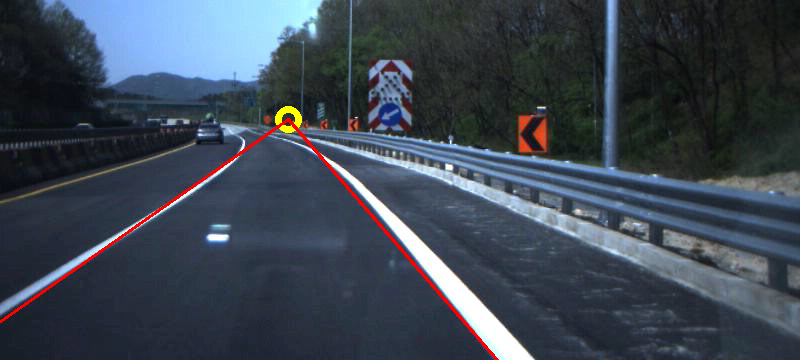
#> input picture images/Right_0.bmp, 800 x 360 px; its folder holds only this picture in this run
$ python -i main2.py   (imports and definitions only)   (older library calls are emulated)
#> lines starting #> are read from the running program, lines starting #| are printed output that depends on the picture; after the words box and inside, x2 and y2 are one past the last pixel; in counts of white or black regions, pixels touching at a corner belong together
'''import cv2
import numpy as np
import matplotlib.image as mpimg
import glob
import re


def sobel(image):
    # 3 channel RGB image
    gray = cv2.cvtColor(image, cv2.COLOR_RGB2GRAY)
    # Reduce Noise & Smoothen
    blur = cv2.GaussianBlur(gray,(5, 5), 0)

    # Sobel Edge Detection
    #sobelx = cv2.Sobel(src=blur, ddepth=cv2.CV_64F, dx=1, dy=0, ksize=5) # Sobel Edge Detection on the X axis
    #sobely = cv2.Sobel(src=blur, ddepth=cv2.CV_64F, dx=0, dy=1, ksize=5) # Sobel Edge Detection on the Y axis
    sobelxy = cv2.Sobel(src=blur, ddepth=cv2.CV_64F, dx=1, dy=1, ksize=5) # Combined X and Y Sobel Edge Detection

    cv2.imshow('Sobel X Y using Sobel() function', sobelxy)
    cv2.waitKey(0)


    return sobelxy


def processArea(image):
    polygons = np.array([[(0, image.shape[0]),(0, image.shape[0]-100), (290, 320), (340, 320), (image.shape[1]-150, image.shape[0])]])
    # polygons = np.array([[(0, image.shape[0]), (250, 290), (180, 320), (image.shape[1], image.shape[0])]]) #for 1
    mask = np.zeros_like(image)
    cv2.fillPoly(mask, polygons, 255)
    masked_image = cv2.bitwise_and(image, mask)
    cv2.imshow('Processed image', masked_image)
    cv2.waitKey(0)
    return masked_image


def detectLanes(img):
    sobel_image = sobel(img)
    cropped_image = processArea(sobel_image)

    #lines = cv2.HoughLinesP(cropped_image, 2, np.pi/180, 100, np.array([]), minLineLength=40, maxLineGap=10)

    return cropped_image


path_to_video = glob.glob('TestVideo_2/*.bmp')

for i,image_path in enumerate(path_to_video):
    print(image_path)
    image = mpimg.imread(image_path)
    img = np.copy(image)
    result = detectLanes(img)
    #mpimg.imsave('Output3/'+image_path[12:-4]+'_out.jpg', result)'''


import cv2
import numpy as np
import matplotlib.image as mpimg
import glob
import re


def slopeAveraging(image, lines):
    left_fit = []
    right_fit = []
    for line in lines:
        x1, y1, x2, y2 = line.reshape(4)
        parameters = np.polyfit((x1, x2), (y1, y2), 1)
        slope = parameters[0]
        intercept = parameters[1]
        # print(slope)
        if slope < 0:
            # if(slope>-0.9 and slope > -0.6)
            left_fit.append((slope, intercept))
        else:
            right_fit.append((slope, intercept))


    left_fit_average = np.average(left_fit, axis=0)
    right_fit_average = np.average(right_fit, axis=0)

    left_line = makeCoordinates(image, left_fit_average)
    right_line = makeCoordinates(image, right_fit_average)
    # print(left_fit)
    # print(left_fit_average)
    return np.array([left_line, right_line])


def makeCoordinates(image, line_parameters):
    slope, intercept = line_parameters
    y1 = image.shape[0]
    y2 = int(y1*(3/5))
    x1 = int((y1 - intercept)/slope)
    x2 = int((y2 - intercept)/slope)
    return np.array([x1, y1, x2, y2])


# [7 lines left out: function canny, not called in this run]

def sobelEdgeDetection(image):
    gray = cv2.cvtColor(image, cv2.COLOR_RGB2GRAY)
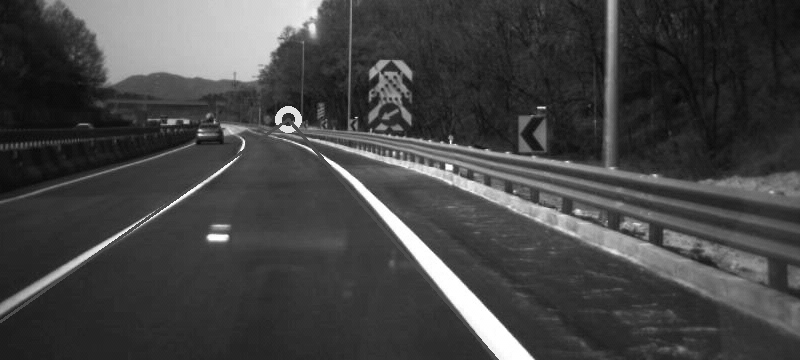
#> gray: shape (360, 800); min 6, max 255, mean 68.4
    # Reduce Noise & Smoothen
    blur = cv2.GaussianBlur(gray,(5, 5), 0)
    #canny = cv2.Canny(blur, 50, 150)
    sobelxy = cv2.Sobel(src=blur, ddepth=cv2.CV_64F, dx=1, dy=1, ksize=5) # Combined X and Y Sobel Edge Detection
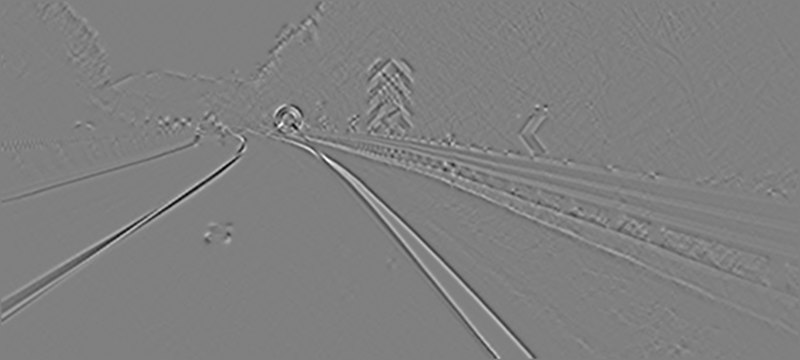
#> sobelxy: shape (360, 800) float64; min -1303, max 1291, mean 0; drawn with min black and max white

    return sobelxy

# [27 lines left out: functions lineIntersection, generateLines, not called in this run]

def processArea(image):
    polygons = np.array([[(0, image.shape[0]),(0, image.shape[0]-100), (290, 320), (340, 320), (image.shape[1]-150, image.shape[0])]])
    # polygons = np.array([[(0, image.shape[0]), (250, 290), (180, 320), (image.shape[1], image.shape[0])]]) #for 1
    mask = np.zeros_like(image)
    cv2.fillPoly(mask, polygons, 255)
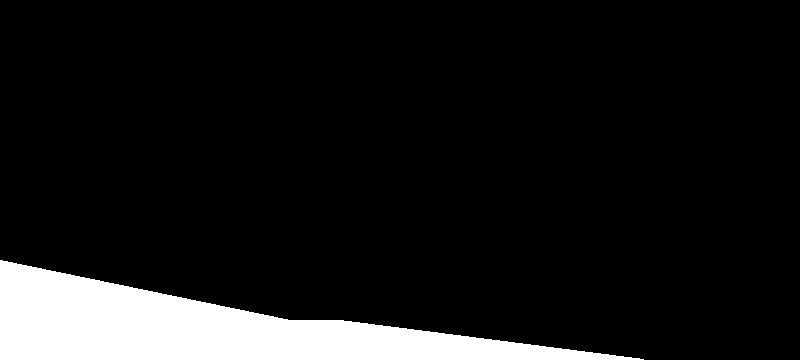
#> mask: shape (360, 800) float64; 9.9% white; 1 white region, box (x1, y1, x2, y2) and area: (0, 260, 644, 360) 28562
    masked_image = cv2.bitwise_and(image, mask)
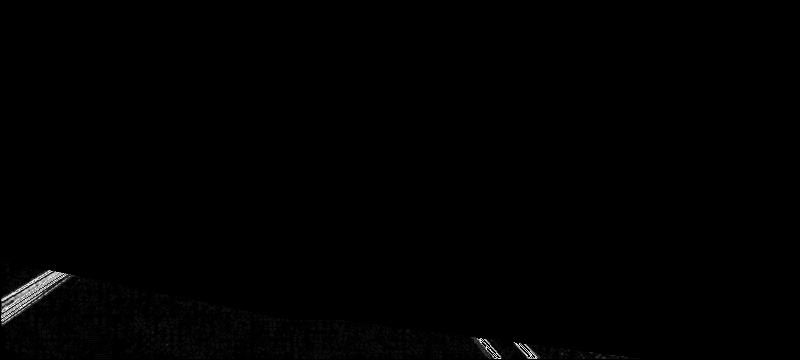
#> masked_image: shape (360, 800) float64; min 0, max 255, mean 1.2
    return masked_image


def hough_transform(img):
    pixels = np.array(img)
    height, width = pixels.shape
    diag_len = int(np.sqrt(height**2 + width**2))
    hough_space = np.zeros((2*diag_len, 180), dtype = np.uint64)
    thetas = np.deg2rad(np.arange(-90,90))
    for y in range (height):
        for x in range (width):
            if pixels[y, x]>128:
                for theta_index, theta in enumerate(thetas):
                    rho = int(x*np.cos(theta) + y * np.sin(theta)) + diag_len
                    hough_space[rho, theta_index] += 1

    return hough_space, thetas, diag_len

def find_lines (hough_space, thetas, diag_len, threshold = 100):
    peaks = np.where(hough_space >threshold)
    lines = []
    for i in range(len(peaks[0])):
        rho = peaks[0][i] - diag_len
        theta = thetas[peaks[1][i]]
        a = np.cos(theta)
        b = np.sin(theta)
        x0 = a*rho
        y0 = b*rho
        x1 = int(x0 + 1000 * (-b))
        y1 = int(y0 + 1000 * (a))
        x2 = int(x0 - 1000 * (-b))
        y2 = int(y0 - 1000 * (a))
        #lines.append(((x1,y1), (x2,y2)))
        lines.append(np.array([(x1, y1), (x2, y2)]))  # Convert to NumPy array
    return lines

def detectLanes(img, threshold = 100):
    sobel = sobelEdgeDetection(img)
    cropped_Image = processArea(sobel)
    edges = cv2.convertScaleAbs(cropped_Image,alpha=1, beta=0)
    thresh,edges =  cv2.threshold(edges,50,255,cv2.THRESH_BINARY + cv2.THRESH_OTSU)
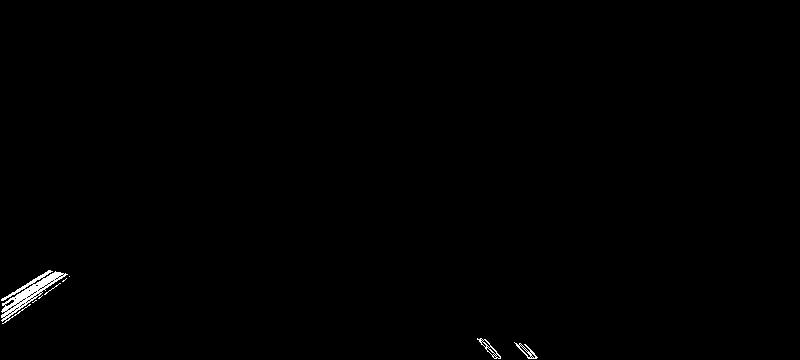
#> edges: shape (360, 800); 0.42% white; 8 white regions (4 under 20 px), largest, box (x1, y1, x2, y2) and area: (1, 270, 68, 324) 958, (514, 342, 538, 359) 107, (477, 338, 501, 359) 106, (44, 283, 61, 295) 20
#> thresh = 64
    edges = cv2.dilate(edges,(3,3))
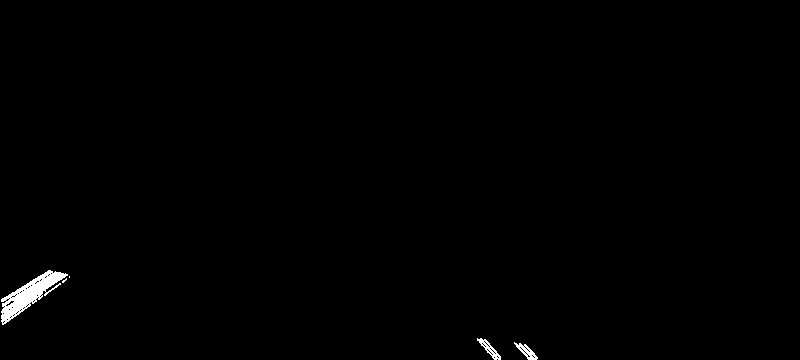
#> edges: shape (360, 800); 0.57% white; 5 white regions (2 under 20 px), largest, box (x1, y1, x2, y2) and area: (1, 270, 68, 325) 1281, (477, 338, 501, 360) 170, (514, 342, 538, 360) 164
    #cv2.imshow('Sobel X', edges)
    #cv2.waitKey(0)

    #lines = cv2.HoughLinesP(edges, 1, np.pi/180, 100, np.array([]), minLineLength=60, maxLineGap=10)
    hough_space, thetas, diag_len = hough_transform(edges)
#> after the loop in hough_transform, `for y in range (height):`:
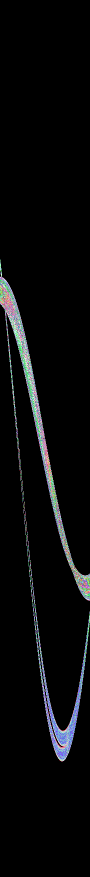
#> hough_space: shape (1754, 180) uint64 (shown at 1/2 size); 87 distinct labels, from 0 to 101; one colour per label, 0 black
#> thetas = 180 values from -1.57 to 1.55; diag_len = 877
    lines = find_lines(hough_space, thetas, diag_len, threshold=100)
#> in find_lines, `peaks = np.where(hough_space >threshold)`: peaks = ([1108], [135])
#> the loop in find_lines, `for i in range(len(peaks[0])):` made 1 pass
#> (rho, theta, a, b, x0, y0, x1, y1) on pass 1: (231, 0.785, 0.707, 0.707, 163.3, 163.3, -543, 870)
#> after the loop in find_lines, `for i in range(len(peaks[0])):`: lines = [[[-543, 870], [870, -543]]]
#> lines = [[[-543, 870], [870, -543]]]
    filteredLines = slopeAveraging(img, lines)
#> the loop in slopeAveraging, `for line in lines:` made 1 pass
#> (x1, y1, x2, y2, slope, intercept) on pass 1: (-543, 870, 870, -543, -1, 327)
#> after the loop in slopeAveraging, `for line in lines:`: left_fit = [(-1, 327)]; right_fit = []
#> in slopeAveraging, `left_fit_average = np.average(left_fit, axis=0)`: left_fit_average = [-1, 327]
#> in slopeAveraging, `right_fit_average = np.average(right_fit, axis=0)`: right_fit_average = nan
#> in makeCoordinates, `slope, intercept = line_parameters`: slope = -1; intercept = 327
#> in makeCoordinates, `x1 = int((y1 - intercept)/slope)`: x1 = -33
#> in makeCoordinates, `x2 = int((y2 - intercept)/slope)`: x2 = 110
#> in slopeAveraging, `left_line = makeCoordinates(image, left_fit_average)`: left_line = [-33, 360, 110, 216]
    twoLanes = generateLines(img, filteredLines)
    # combine the line image and the color image
    finalImg = cv2.addWeighted(img, 0.8, twoLanes, 1, 1)
    return finalImg


# [24 lines left out: function videoOut, not called in this run]


paths = glob.glob('TestVideo_1/*.bmp')

# [8 lines not run here, left out]

>>> import cv2
>>> picture = cv2.cvtColor(cv2.imread('images/Right_0.bmp'), cv2.COLOR_BGR2RGB)
#> (the run stopped early here; a loop or call above may not have finished)

$ run again, on images/Right_1.bmp
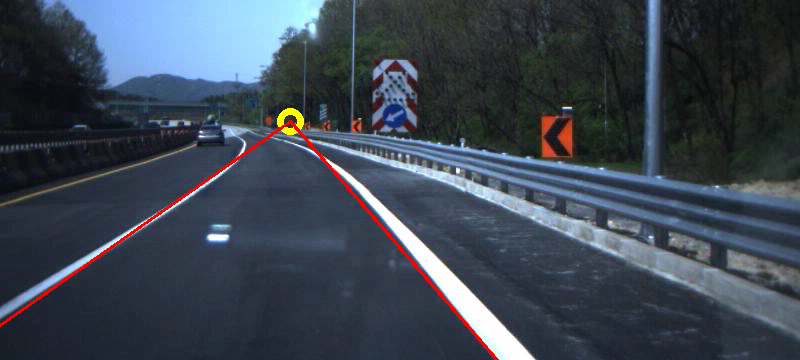
#> input picture images/Right_1.bmp, 800 x 360 px
#> mask: shape (360, 800) float64; 9.9% white; 1 white region, box (x1, y1, x2, y2) and area: (0, 260, 644, 360) 28562
#> in detectLanes, `thresh,edges =  cv2.threshold(edges,50,255,cv2.THRESH_BINARY + cv2.THR..`:
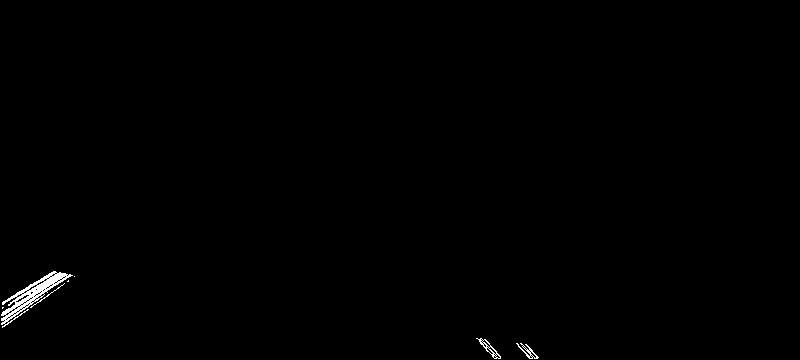
#> edges: shape (360, 800); 0.44% white in thin lines or dots, all inside (x1, y1, x2, y2) = (1, 271, 539, 359)
#> thresh = 64
#> after the loop in hough_transform, `for y in range (height):`:
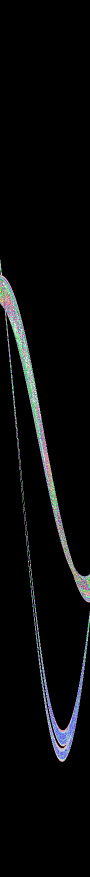
#> hough_space: shape (1754, 180) uint64 (shown at 1/2 size); 91 distinct labels, from 0 to 107; one colour per label, 0 black
#> in detectLanes, `hough_space, thetas, diag_len = hough_transform(edges)`: thetas = 180 values from -1.57 to 1.55; diag_len = 877
#> peaks = ([1106, 1108, 1111], [135, 135, 135])
#> the loop in find_lines, `for i in range(len(peaks[0])):` made 3 passes
#> (rho, x0, y0, x1, y1, x2, y2) on passes 1 to 3: (229, 161.9, 161.9, -545, 869, 869, -545), (231, 163.3, 163.3, -543, 870, 870, -543), (234, 165.5, 165.5, -541, 872, 872, -541)
#> after the loop in find_lines, `for i in range(len(peaks[0])):`: lines = [[[-545, 869], [869, -545]], [[-543, 870], [870, -543]], [[-541, 872], [872, -541]]]
#> the loop in slopeAveraging, `for line in lines:` made 3 passes
#> (x1, y1, x2, y2, parameters, intercept) on passes 1 to 3: (-545, 869, 869, -545, [-1, 324], 324), (-543, 870, 870, -543, [-1, 327], 327), (-541, 872, 872, -541, [-1, 331], 331)
#> after the loop in slopeAveraging, `for line in lines:`: left_fit = [(-1, 324), (-1, 327), (-1, 331)]; right_fit = []
#> left_fit_average = [-1, 327.3]
#> right_fit_average = nan
#> in makeCoordinates, `slope, intercept = line_parameters`: slope = -1; intercept = 327.3
#> in makeCoordinates, `x1 = int((y1 - intercept)/slope)`: x1 = -32
#> in makeCoordinates, `x2 = int((y2 - intercept)/slope)`: x2 = 111
#> left_line = [-32, 360, 111, 216]
